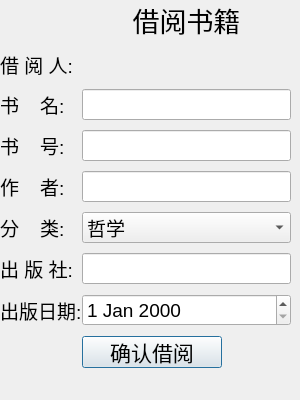
<?xml version="1.0" encoding="UTF-8"?>
<ui version="4.0">
 <class>borrowBookDialog</class>
 <widget class="QDialog" name="borrowBookDialog">
  <property name="geometry">
   <rect>
    <x>0</x>
    <y>0</y>
    <width>300</width>
    <height>400</height>
   </rect>
  </property>
  <property name="windowTitle">
   <string>Dialog</string>
  </property>
  <widget class="QWidget" name="layoutWidget">
   <property name="geometry">
    <rect>
     <x>0</x>
     <y>0</y>
     <width>291</width>
     <height>383</height>
    </rect>
   </property>
   <layout class="QFormLayout" name="formLayout">
    <property name="fieldGrowthPolicy">
     <enum>QFormLayout::AllNonFixedFieldsGrow</enum>
    </property>
    <property name="horizontalSpacing">
     <number>0</number>
    </property>
    <property name="verticalSpacing">
     <number>10</number>
    </property>
    <item row="4" column="0">
     <widget class="QLabel" name="bookNameLabel">
      <property name="font">
       <font>
        <pointsize>14</pointsize>
       </font>
      </property>
      <property name="text">
       <string>书    名:</string>
      </property>
     </widget>
    </item>
    <item row="5" column="0">
     <widget class="QLabel" name="bookIdLabel">
      <property name="font">
       <font>
        <pointsize>14</pointsize>
       </font>
      </property>
      <property name="text">
       <string>书    号:</string>
      </property>
     </widget>
    </item>
    <item row="6" column="0">
     <widget class="QLabel" name="authNameLabel">
      <property name="font">
       <font>
        <pointsize>14</pointsize>
       </font>
      </property>
      <property name="text">
       <string>作    者:</string>
      </property>
     </widget>
    </item>
    <item row="7" column="0">
     <widget class="QLabel" name="categoryLabel">
      <property name="font">
       <font>
        <pointsize>14</pointsize>
       </font>
      </property>
      <property name="text">
       <string>分    类:</string>
      </property>
     </widget>
    </item>
    <item row="8" column="1">
     <widget class="QLineEdit" name="publisherEdit">
      <property name="font">
       <font>
        <pointsize>14</pointsize>
       </font>
      </property>
      <property name="maxLength">
       <number>10</number>
      </property>
     </widget>
    </item>
    <item row="11" column="1">
     <widget class="QPushButton" name="borrowBookButton">
      <property name="maximumSize">
       <size>
        <width>140</width>
        <height>32</height>
       </size>
      </property>
      <property name="font">
       <font>
        <pointsize>16</pointsize>
       </font>
      </property>
      <property name="text">
       <string>确认借阅</string>
      </property>
     </widget>
    </item>
    <item row="9" column="0">
     <widget class="QLabel" name="publishDateLabel">
      <property name="font">
       <font>
        <pointsize>14</pointsize>
       </font>
      </property>
      <property name="text">
       <string>出版日期:</string>
      </property>
     </widget>
    </item>
    <item row="9" column="1">
     <widget class="QDateEdit" name="publishTime">
      <property name="font">
       <font>
        <pointsize>14</pointsize>
       </font>
      </property>
     </widget>
    </item>
    <item row="4" column="1">
     <widget class="QLineEdit" name="bookNameEdit">
      <property name="font">
       <font>
        <pointsize>14</pointsize>
       </font>
      </property>
      <property name="maxLength">
       <number>10</number>
      </property>
     </widget>
    </item>
    <item row="7" column="1">
     <widget class="QComboBox" name="categoryComboBox">
      <property name="font">
       <font>
        <pointsize>14</pointsize>
       </font>
      </property>
      <item>
       <property name="text">
        <string>哲学</string>
       </property>
      </item>
      <item>
       <property name="text">
        <string>社会科学</string>
       </property>
      </item>
      <item>
       <property name="text">
        <string>政治</string>
       </property>
      </item>
      <item>
       <property name="text">
        <string>法律</string>
       </property>
      </item>
      <item>
       <property name="text">
        <string>军事</string>
       </property>
      </item>
      <item>
       <property name="text">
        <string>经济</string>
       </property>
      </item>
      <item>
       <property name="text">
        <string>文化</string>
       </property>
      </item>
      <item>
       <property name="text">
        <string>教育</string>
       </property>
      </item>
      <item>
       <property name="text">
        <string>体育</string>
       </property>
      </item>
      <item>
       <property name="text">
        <string>语言文字</string>
       </property>
      </item>
      <item>
       <property name="text">
        <string>艺术</string>
       </property>
      </item>
      <item>
       <property name="text">
        <string>历史</string>
       </property>
      </item>
      <item>
       <property name="text">
        <string>地理</string>
       </property>
      </item>
      <item>
       <property name="text">
        <string>天文学</string>
       </property>
      </item>
      <item>
       <property name="text">
        <string>生物学</string>
       </property>
      </item>
      <item>
       <property name="text">
        <string>医学卫生</string>
       </property>
      </item>
      <item>
       <property name="text">
        <string>农业</string>
       </property>
      </item>
     </widget>
    </item>
    <item row="5" column="1">
     <widget class="QLineEdit" name="bookIdEdit">
      <property name="font">
       <font>
        <pointsize>14</pointsize>
       </font>
      </property>
      <property name="maxLength">
       <number>6</number>
      </property>
     </widget>
    </item>
    <item row="6" column="1">
     <widget class="QLineEdit" name="authNameEdit">
      <property name="font">
       <font>
        <pointsize>14</pointsize>
       </font>
      </property>
      <property name="maxLength">
       <number>10</number>
      </property>
     </widget>
    </item>
    <item row="8" column="0">
     <widget class="QLabel" name="publisherLabel">
      <property name="font">
       <font>
        <pointsize>14</pointsize>
       </font>
      </property>
      <property name="text">
       <string>出 版 社:</string>
      </property>
     </widget>
    </item>
    <item row="2" column="1">
     <widget class="QLabel" name="titlelabel">
      <property name="font">
       <font>
        <pointsize>20</pointsize>
       </font>
      </property>
      <property name="layoutDirection">
       <enum>Qt::LeftToRight</enum>
      </property>
      <property name="lineWidth">
       <number>1</number>
      </property>
      <property name="text">
       <string>借阅书籍</string>
      </property>
      <property name="alignment">
       <set>Qt::AlignCenter</set>
      </property>
      <property name="margin">
       <number>8</number>
      </property>
     </widget>
    </item>
    <item row="3" column="0">
     <widget class="QLabel" name="borrowStudentLabel">
      <property name="font">
       <font>
        <pointsize>14</pointsize>
       </font>
      </property>
      <property name="text">
       <string>借 阅 人:</string>
      </property>
     </widget>
    </item>
   </layout>
  </widget>
 </widget>
 <resources/>
 <connections/>
</ui>
